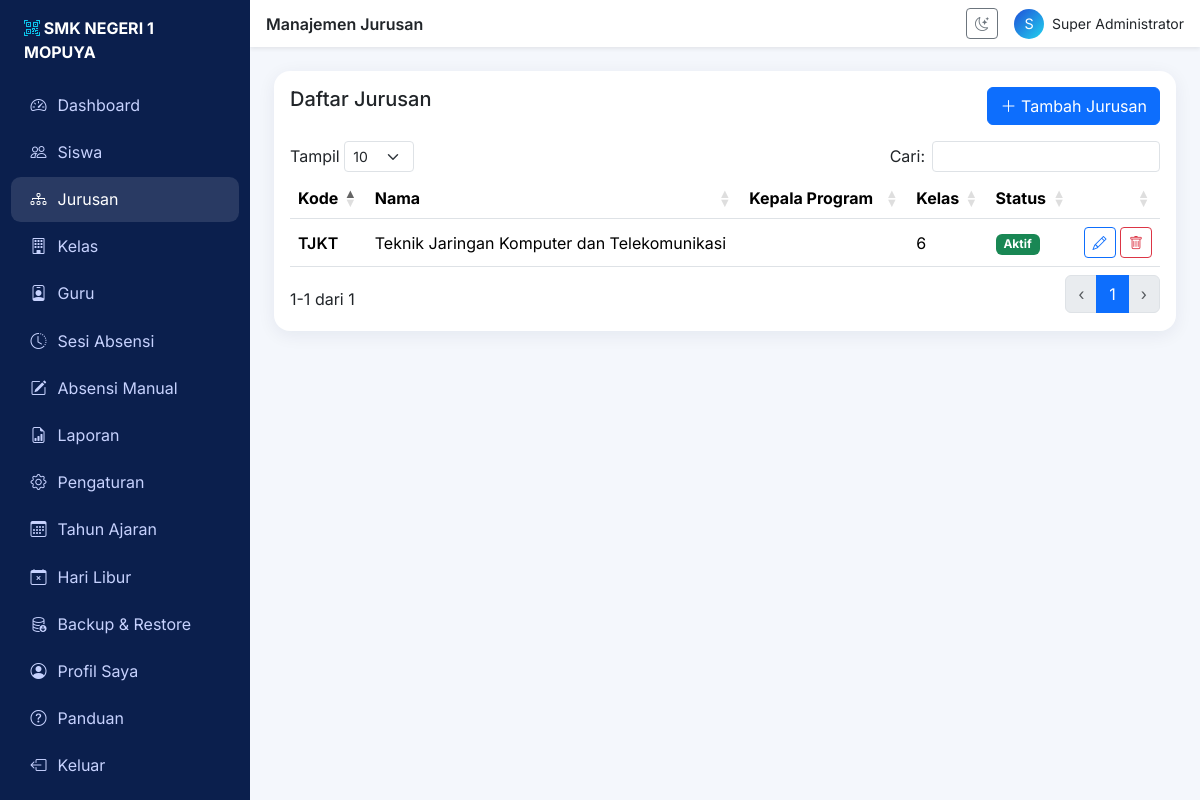
Page /modules/departments/index.php (signed in) on the committed database.
### tables this page shows
CREATE TABLE departments (
  id INT UNSIGNED AUTO_INCREMENT PRIMARY KEY,
  code VARCHAR(20) NOT NULL UNIQUE,
  name VARCHAR(120) NOT NULL,
  head_name VARCHAR(120) NULL,
  description TEXT NULL,
  is_active TINYINT(1) NOT NULL DEFAULT 1,
  created_at TIMESTAMP DEFAULT CURRENT_TIMESTAMP,
  updated_at TIMESTAMP DEFAULT CURRENT_TIMESTAMP ON UPDATE CURRENT_TIMESTAMP
);

### app/helpers/security.php (called while the page is built, shortened)
<?php
function e($v): string { return htmlspecialchars((string)$v, ENT_QUOTES | ENT_SUBSTITUTE, 'UTF-8'); }

### modules/departments/index.php (the view, shortened to what this page needs)
<?php
require_once __DIR__ . '/../../app/views/layout.php';
$pdo = db();
$rows = $pdo->query('SELECT d.*, (SELECT COUNT(*) FROM classes c WHERE c.department_id=d.id) AS n_class FROM departments d ORDER BY d.code')->fetchAll();
render_header('Manajemen Jurusan', 'departments'); ?>
<div class="card stat-card"><div class="card-body">
  <div class="d-flex justify-content-between mb-3"><h5 class="mb-0">Daftar Jurusan</h5>
    <button class="btn btn-primary" onclick="openForm()"><i class="bi bi-plus-lg"></i> Tambah Jurusan</button></div>
  <div class="table-responsive"><table class="table table-hover dt align-middle"><thead><tr><th>Kode</th><th>Nama</th><th>Kepala Program</th><th>Kelas</th><th>Status</th><th></th></tr></thead><tbody>
  <?php foreach ($rows as $r): ?><tr>
    <td class="fw-semibold"><?= e($r['code']) ?></td><td><?= e($r['name']) ?></td><td><?= e($r['head_name']) ?></td><td><?= (int)$r['n_class'] ?></td>
    <td><span class="badge text-bg-<?= $r['is_active'] ? 'success' : 'secondary' ?>"><?= $r['is_active'] ? 'Aktif' : 'Nonaktif' ?></span></td>
    <td class="text-end text-nowrap">
      <button class="btn btn-sm btn-outline-primary" onclick='openForm(<?= json_encode($r, JSON_HEX_APOS | JSON_HEX_QUOT | JSON_HEX_TAG | JSON_HEX_AMP) ?>)'><i class="bi bi-pencil"></i></button>
      <form method="post" class="d-inline confirm-form" data-msg="Hapus jurusan ini?"><button class="btn btn-sm btn-outline-danger"><i class="bi bi-trash"></i></button></form>
    </td></tr><?php endforeach; ?>
  </tbody></table></div>
</div></div>

### assets/css/app.css (style rules this page uses)
:root { --navy:#0b1f4d;--royal:#1f4fd8;--cyan:#22d3ee;--bg:#f4f7fc;--card:#fff }
body { font-family:'Inter',system-ui,sans-serif;background:var(--bg) }
.stat-card { border:0;border-radius:1rem;background:var(--card);box-shadow:0 4px 18px rgba(11,31,77,.07);transition:transform .2s }

### rows in the picture
departments: code "TJKT", name "Teknik Jaringan Komputer dan Telekomunikasi", n_class "6", is_active "Aktif"

### other values in the picture
setting('school_name') "SMK NEGERI 1 MOPUYA"
$m[1] "Dashboard"
$m[1] "Siswa"
$m[1] "Jurusan"
$m[1] "Kelas"
$m[1] "Guru"
$m[1] "Sesi Absensi"
$m[1] "Absensi Manual"
$m[1] "Laporan"
$m[1] "Pengaturan"
$m[1] "Tahun Ajaran"
$m[1] "Hari Libur"
$m[1] "Backup & Restore"
$m[1] "Profil Saya"
$m[1] "Panduan"
